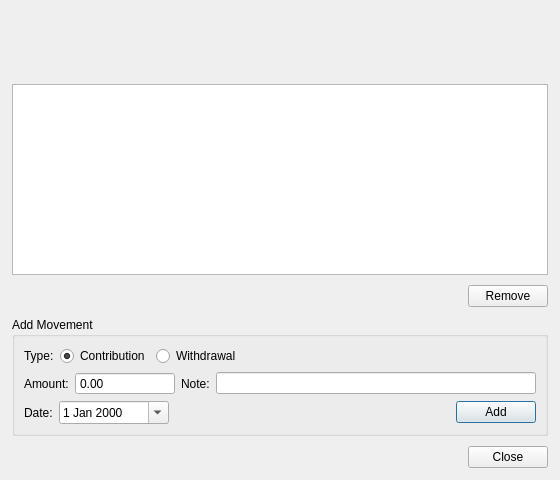
<?xml version="1.0" encoding="UTF-8"?>
<ui version="4.0">
 <class>GoalMovementsDialog</class>
 <widget class="QDialog" name="GoalMovementsDialog">
  <property name="geometry">
   <rect>
    <x>0</x>
    <y>0</y>
    <width>560</width>
    <height>480</height>
   </rect>
  </property>
  <property name="windowTitle">
   <string>Goal Movements</string>
  </property>
  <layout class="QVBoxLayout" name="mainLayout">
   <property name="leftMargin">
    <number>12</number>
   </property>
   <property name="topMargin">
    <number>12</number>
   </property>
   <property name="rightMargin">
    <number>12</number>
   </property>
   <property name="bottomMargin">
    <number>12</number>
   </property>
   <property name="spacing">
    <number>10</number>
   </property>
   <item>
    <widget class="QLabel" name="infoLabel">
     <property name="text">
      <string/>
     </property>
    </widget>
   </item>
   <item>
    <widget class="QLabel" name="pocketBalanceLabel">
     <property name="text">
      <string/>
     </property>
    </widget>
   </item>
   <item>
    <widget class="QLabel" name="availableBalanceLabel">
     <property name="text">
      <string/>
     </property>
    </widget>
   </item>
   <item>
    <widget class="QListWidget" name="movementsList">
     <property name="sizePolicy">
      <sizepolicy hsizetype="Expanding" vsizetype="Expanding">
       <horstretch>0</horstretch>
       <verstretch>1</verstretch>
      </sizepolicy>
     </property>
     <property name="editTriggers">
      <set>QAbstractItemView::EditTrigger::NoEditTriggers</set>
     </property>
    </widget>
   </item>
   <item>
    <layout class="QHBoxLayout" name="removeLayout">
     <item>
      <spacer name="removeSpacer">
       <property name="orientation">
        <enum>Qt::Orientation::Horizontal</enum>
       </property>
       <property name="sizeHint" stdset="0">
        <size>
         <width>40</width>
         <height>20</height>
        </size>
       </property>
      </spacer>
     </item>
     <item>
      <widget class="QPushButton" name="removeButton">
       <property name="text">
        <string>Remove</string>
       </property>
      </widget>
     </item>
    </layout>
   </item>
   <item>
    <widget class="QGroupBox" name="addGroupBox">
     <property name="title">
      <string>Add Movement</string>
     </property>
     <layout class="QVBoxLayout" name="addGroupLayout">
      <property name="spacing">
       <number>6</number>
      </property>
      <item>
       <layout class="QHBoxLayout" name="typeRow">
        <property name="spacing">
         <number>6</number>
        </property>
        <item>
         <widget class="QLabel" name="label_type">
          <property name="text">
           <string>Type:</string>
          </property>
         </widget>
        </item>
        <item>
         <widget class="QRadioButton" name="contributionRadio">
          <property name="text">
           <string>Contribution</string>
          </property>
          <property name="checked">
           <bool>true</bool>
          </property>
         </widget>
        </item>
        <item>
         <widget class="QRadioButton" name="withdrawalRadio">
          <property name="text">
           <string>Withdrawal</string>
          </property>
         </widget>
        </item>
        <item>
         <spacer name="typeRowSpacer">
          <property name="orientation">
           <enum>Qt::Orientation::Horizontal</enum>
          </property>
          <property name="sizeHint" stdset="0">
           <size>
            <width>40</width>
            <height>20</height>
           </size>
          </property>
         </spacer>
        </item>
       </layout>
      </item>
      <item>
       <layout class="QHBoxLayout" name="addRow1">
        <property name="spacing">
         <number>6</number>
        </property>
        <item>
         <widget class="QLabel" name="label_amount">
          <property name="text">
           <string>Amount:</string>
          </property>
         </widget>
        </item>
        <item>
         <widget class="QDoubleSpinBox" name="amountInput">
          <property name="minimumSize">
           <size>
            <width>100</width>
            <height>0</height>
           </size>
          </property>
          <property name="buttonSymbols">
           <enum>QAbstractSpinBox::ButtonSymbols::NoButtons</enum>
          </property>
          <property name="maximum">
           <double>1000000000.000000000000000</double>
          </property>
          <property name="decimals">
           <number>2</number>
          </property>
         </widget>
        </item>
        <item>
         <widget class="QLabel" name="label_note">
          <property name="text">
           <string>Note:</string>
          </property>
         </widget>
        </item>
        <item>
         <widget class="QLineEdit" name="noteInput">
          <property name="sizePolicy">
           <sizepolicy hsizetype="Expanding" vsizetype="Fixed">
            <horstretch>1</horstretch>
            <verstretch>0</verstretch>
           </sizepolicy>
          </property>
         </widget>
        </item>
       </layout>
      </item>
      <item>
       <layout class="QHBoxLayout" name="addRow2">
        <property name="spacing">
         <number>6</number>
        </property>
        <item>
         <widget class="QLabel" name="label_date">
          <property name="text">
           <string>Date:</string>
          </property>
         </widget>
        </item>
        <item>
         <widget class="QDateEdit" name="dateInput">
          <property name="minimumSize">
           <size>
            <width>110</width>
            <height>0</height>
           </size>
          </property>
          <property name="buttonSymbols">
           <enum>QAbstractSpinBox::ButtonSymbols::NoButtons</enum>
          </property>
          <property name="calendarPopup">
           <bool>true</bool>
          </property>
         </widget>
        </item>
        <item>
         <spacer name="addRow2Spacer">
          <property name="orientation">
           <enum>Qt::Orientation::Horizontal</enum>
          </property>
          <property name="sizeHint" stdset="0">
           <size>
            <width>40</width>
            <height>20</height>
           </size>
          </property>
         </spacer>
        </item>
        <item>
         <widget class="QPushButton" name="addButton">
          <property name="text">
           <string>Add</string>
          </property>
          <property name="default">
           <bool>true</bool>
          </property>
         </widget>
        </item>
       </layout>
      </item>
     </layout>
    </widget>
   </item>
   <item>
    <layout class="QHBoxLayout" name="closeLayout">
     <item>
      <spacer name="closeSpacer">
       <property name="orientation">
        <enum>Qt::Orientation::Horizontal</enum>
       </property>
       <property name="sizeHint" stdset="0">
        <size>
         <width>40</width>
         <height>20</height>
        </size>
       </property>
      </spacer>
     </item>
     <item>
      <widget class="QPushButton" name="closeButton">
       <property name="text">
        <string>Close</string>
       </property>
       <property name="autoDefault">
        <bool>false</bool>
       </property>
      </widget>
     </item>
    </layout>
   </item>
  </layout>
 </widget>
 <resources/>
 <connections/>
</ui>
